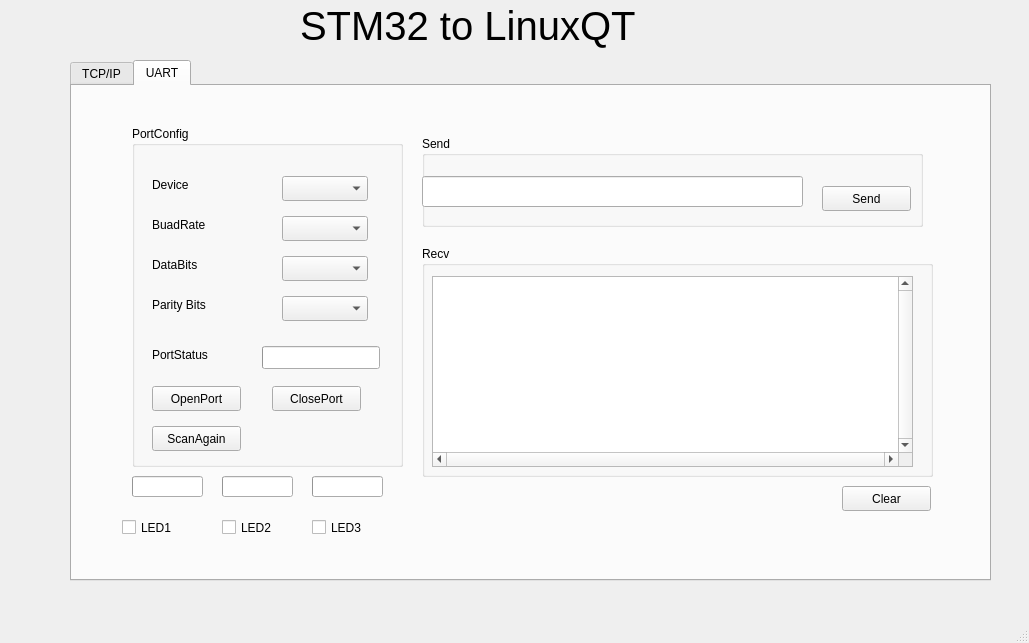
<?xml version="1.0" encoding="UTF-8"?>
<ui version="4.0">
 <class>MainWindow</class>
 <widget class="QMainWindow" name="MainWindow">
  <property name="geometry">
   <rect>
    <x>0</x>
    <y>0</y>
    <width>1029</width>
    <height>643</height>
   </rect>
  </property>
  <property name="windowTitle">
   <string>MainWindow</string>
  </property>
  <widget class="QWidget" name="centralwidget">
   <widget class="QLabel" name="label">
    <property name="geometry">
     <rect>
      <x>300</x>
      <y>0</y>
      <width>341</width>
      <height>51</height>
     </rect>
    </property>
    <property name="font">
     <font>
      <pointsize>30</pointsize>
     </font>
    </property>
    <property name="text">
     <string>STM32 to LinuxQT</string>
    </property>
   </widget>
   <widget class="QTabWidget" name="tabWidget">
    <property name="geometry">
     <rect>
      <x>70</x>
      <y>60</y>
      <width>921</width>
      <height>521</height>
     </rect>
    </property>
    <property name="currentIndex">
     <number>1</number>
    </property>
    <widget class="QWidget" name="tab">
     <attribute name="title">
      <string>TCP/IP</string>
     </attribute>
     <widget class="QDial" name="dial_servo">
      <property name="geometry">
       <rect>
        <x>60</x>
        <y>90</y>
        <width>81</width>
        <height>111</height>
       </rect>
      </property>
      <property name="notchesVisible">
       <bool>true</bool>
      </property>
     </widget>
     <widget class="QTextEdit" name="textEdit_rxdata">
      <property name="geometry">
       <rect>
        <x>60</x>
        <y>300</y>
        <width>451</width>
        <height>161</height>
       </rect>
      </property>
      <property name="verticalScrollBarPolicy">
       <enum>Qt::ScrollBarAlwaysOn</enum>
      </property>
     </widget>
     <widget class="QLCDNumber" name="lcdNumber_servo">
      <property name="geometry">
       <rect>
        <x>150</x>
        <y>140</y>
        <width>64</width>
        <height>23</height>
       </rect>
      </property>
     </widget>
     <widget class="QLabel" name="label_7">
      <property name="geometry">
       <rect>
        <x>80</x>
        <y>210</y>
        <width>67</width>
        <height>17</height>
       </rect>
      </property>
      <property name="text">
       <string>send data</string>
      </property>
     </widget>
     <widget class="QPushButton" name="pushButton_send">
      <property name="geometry">
       <rect>
        <x>430</x>
        <y>240</y>
        <width>89</width>
        <height>25</height>
       </rect>
      </property>
      <property name="text">
       <string>send</string>
      </property>
     </widget>
     <widget class="QLabel" name="label_4">
      <property name="geometry">
       <rect>
        <x>360</x>
        <y>80</y>
        <width>121</width>
        <height>21</height>
       </rect>
      </property>
      <property name="text">
       <string>DHT11 주기 조정</string>
      </property>
     </widget>
     <widget class="QSpinBox" name="spinBox_DHT11">
      <property name="geometry">
       <rect>
        <x>370</x>
        <y>50</y>
        <width>44</width>
        <height>26</height>
       </rect>
      </property>
      <property name="minimum">
       <number>1</number>
      </property>
      <property name="maximum">
       <number>10</number>
      </property>
     </widget>
     <widget class="QLabel" name="label_2">
      <property name="geometry">
       <rect>
        <x>140</x>
        <y>80</y>
        <width>67</width>
        <height>17</height>
       </rect>
      </property>
      <property name="text">
       <string>현재온도</string>
      </property>
     </widget>
     <widget class="QLCDNumber" name="lcdNumber_led">
      <property name="geometry">
       <rect>
        <x>350</x>
        <y>130</y>
        <width>64</width>
        <height>23</height>
       </rect>
      </property>
     </widget>
     <widget class="QLCDNumber" name="lcdNumber_temp">
      <property name="geometry">
       <rect>
        <x>140</x>
        <y>20</y>
        <width>61</width>
        <height>51</height>
       </rect>
      </property>
      <property name="font">
       <font>
        <pointsize>20</pointsize>
       </font>
      </property>
      <property name="digitCount">
       <number>3</number>
      </property>
     </widget>
     <widget class="QLCDNumber" name="lcdNumber_wet">
      <property name="geometry">
       <rect>
        <x>260</x>
        <y>20</y>
        <width>61</width>
        <height>51</height>
       </rect>
      </property>
      <property name="font">
       <font>
        <pointsize>20</pointsize>
       </font>
      </property>
      <property name="digitCount">
       <number>3</number>
      </property>
     </widget>
     <widget class="QLabel" name="label_8">
      <property name="geometry">
       <rect>
        <x>70</x>
        <y>270</y>
        <width>111</width>
        <height>17</height>
       </rect>
      </property>
      <property name="text">
       <string>STM32 rxData</string>
      </property>
     </widget>
     <widget class="QLabel" name="label_5">
      <property name="geometry">
       <rect>
        <x>140</x>
        <y>170</y>
        <width>101</width>
        <height>16</height>
       </rect>
      </property>
      <property name="text">
       <string>서보모터 PWM</string>
      </property>
     </widget>
     <widget class="QLineEdit" name="lineEdit_send">
      <property name="geometry">
       <rect>
        <x>70</x>
        <y>240</y>
        <width>341</width>
        <height>21</height>
       </rect>
      </property>
      <property name="text">
       <string/>
      </property>
     </widget>
     <widget class="QLabel" name="label_3">
      <property name="geometry">
       <rect>
        <x>260</x>
        <y>80</y>
        <width>67</width>
        <height>17</height>
       </rect>
      </property>
      <property name="text">
       <string>현재습도</string>
      </property>
     </widget>
     <widget class="QPushButton" name="pushButton_clear">
      <property name="geometry">
       <rect>
        <x>440</x>
        <y>150</y>
        <width>89</width>
        <height>25</height>
       </rect>
      </property>
      <property name="text">
       <string>Clear</string>
      </property>
     </widget>
     <widget class="QDial" name="dial_led">
      <property name="geometry">
       <rect>
        <x>250</x>
        <y>80</y>
        <width>81</width>
        <height>111</height>
       </rect>
      </property>
      <property name="notchesVisible">
       <bool>true</bool>
      </property>
     </widget>
     <widget class="QLabel" name="label_6">
      <property name="geometry">
       <rect>
        <x>350</x>
        <y>160</y>
        <width>67</width>
        <height>17</height>
       </rect>
      </property>
      <property name="text">
       <string>LED PWM</string>
      </property>
     </widget>
     <widget class="QCustomPlot" name="plot" native="true">
      <property name="geometry">
       <rect>
        <x>560</x>
        <y>70</y>
        <width>331</width>
        <height>381</height>
       </rect>
      </property>
     </widget>
    </widget>
    <widget class="QWidget" name="tab_2">
     <attribute name="title">
      <string>UART</string>
     </attribute>
     <widget class="QGroupBox" name="groupBox">
      <property name="geometry">
       <rect>
        <x>60</x>
        <y>40</y>
        <width>271</width>
        <height>341</height>
       </rect>
      </property>
      <property name="title">
       <string>PortConfig</string>
      </property>
      <widget class="QLabel" name="label_9">
       <property name="geometry">
        <rect>
         <x>20</x>
         <y>50</y>
         <width>67</width>
         <height>17</height>
        </rect>
       </property>
       <property name="text">
        <string>Device</string>
       </property>
      </widget>
      <widget class="QLabel" name="label_10">
       <property name="geometry">
        <rect>
         <x>20</x>
         <y>90</y>
         <width>67</width>
         <height>17</height>
        </rect>
       </property>
       <property name="text">
        <string>BuadRate</string>
       </property>
      </widget>
      <widget class="QLabel" name="label_11">
       <property name="geometry">
        <rect>
         <x>20</x>
         <y>130</y>
         <width>67</width>
         <height>17</height>
        </rect>
       </property>
       <property name="text">
        <string>DataBits</string>
       </property>
      </widget>
      <widget class="QLabel" name="label_12">
       <property name="geometry">
        <rect>
         <x>20</x>
         <y>170</y>
         <width>67</width>
         <height>17</height>
        </rect>
       </property>
       <property name="text">
        <string>Parity Bits</string>
       </property>
      </widget>
      <widget class="QComboBox" name="comboBox_Device">
       <property name="geometry">
        <rect>
         <x>150</x>
         <y>50</y>
         <width>86</width>
         <height>25</height>
        </rect>
       </property>
      </widget>
      <widget class="QComboBox" name="comboBox_BuadRate">
       <property name="geometry">
        <rect>
         <x>150</x>
         <y>90</y>
         <width>86</width>
         <height>25</height>
        </rect>
       </property>
      </widget>
      <widget class="QComboBox" name="comboBox_DataBits">
       <property name="geometry">
        <rect>
         <x>150</x>
         <y>130</y>
         <width>86</width>
         <height>25</height>
        </rect>
       </property>
      </widget>
      <widget class="QComboBox" name="comboBox_ParityBits">
       <property name="geometry">
        <rect>
         <x>150</x>
         <y>170</y>
         <width>86</width>
         <height>25</height>
        </rect>
       </property>
      </widget>
      <widget class="QPushButton" name="pushButton_OpenPort">
       <property name="geometry">
        <rect>
         <x>20</x>
         <y>260</y>
         <width>89</width>
         <height>25</height>
        </rect>
       </property>
       <property name="text">
        <string>OpenPort</string>
       </property>
      </widget>
      <widget class="QPushButton" name="pushButton_ClosePort">
       <property name="geometry">
        <rect>
         <x>140</x>
         <y>260</y>
         <width>89</width>
         <height>25</height>
        </rect>
       </property>
       <property name="text">
        <string>ClosePort</string>
       </property>
      </widget>
      <widget class="QLabel" name="label_13">
       <property name="geometry">
        <rect>
         <x>20</x>
         <y>220</y>
         <width>81</width>
         <height>17</height>
        </rect>
       </property>
       <property name="text">
        <string>PortStatus</string>
       </property>
      </widget>
      <widget class="QProgressBar" name="progressBar">
       <property name="geometry">
        <rect>
         <x>130</x>
         <y>220</y>
         <width>118</width>
         <height>23</height>
        </rect>
       </property>
       <property name="value">
        <number>0</number>
       </property>
       <property name="textVisible">
        <bool>false</bool>
       </property>
      </widget>
      <widget class="QPushButton" name="pushButton_ScanAgain">
       <property name="geometry">
        <rect>
         <x>20</x>
         <y>300</y>
         <width>89</width>
         <height>25</height>
        </rect>
       </property>
       <property name="text">
        <string>ScanAgain</string>
       </property>
      </widget>
     </widget>
     <widget class="QGroupBox" name="groupBox_2">
      <property name="geometry">
       <rect>
        <x>350</x>
        <y>50</y>
        <width>501</width>
        <height>91</height>
       </rect>
      </property>
      <property name="title">
       <string>Send</string>
      </property>
      <widget class="QLineEdit" name="lineEdit_SendUart">
       <property name="geometry">
        <rect>
         <x>0</x>
         <y>40</y>
         <width>381</width>
         <height>31</height>
        </rect>
       </property>
      </widget>
      <widget class="QPushButton" name="pushButton_SendUart">
       <property name="geometry">
        <rect>
         <x>400</x>
         <y>50</y>
         <width>89</width>
         <height>25</height>
        </rect>
       </property>
       <property name="text">
        <string>Send</string>
       </property>
      </widget>
     </widget>
     <widget class="QGroupBox" name="groupBox_3">
      <property name="geometry">
       <rect>
        <x>350</x>
        <y>160</y>
        <width>511</width>
        <height>231</height>
       </rect>
      </property>
      <property name="title">
       <string>Recv</string>
      </property>
      <widget class="QTextEdit" name="textEdit_RecvUart">
       <property name="geometry">
        <rect>
         <x>10</x>
         <y>30</y>
         <width>481</width>
         <height>191</height>
        </rect>
       </property>
       <property name="verticalScrollBarPolicy">
        <enum>Qt::ScrollBarAlwaysOn</enum>
       </property>
       <property name="horizontalScrollBarPolicy">
        <enum>Qt::ScrollBarAlwaysOn</enum>
       </property>
      </widget>
     </widget>
     <widget class="QPushButton" name="pushButton_Clear">
      <property name="geometry">
       <rect>
        <x>770</x>
        <y>400</y>
        <width>89</width>
        <height>25</height>
       </rect>
      </property>
      <property name="text">
       <string>Clear</string>
      </property>
     </widget>
     <widget class="QProgressBar" name="progressBar_LED1">
      <property name="geometry">
       <rect>
        <x>60</x>
        <y>390</y>
        <width>71</width>
        <height>21</height>
       </rect>
      </property>
      <property name="value">
       <number>0</number>
      </property>
      <property name="textVisible">
       <bool>false</bool>
      </property>
     </widget>
     <widget class="QProgressBar" name="progressBar_LED2">
      <property name="geometry">
       <rect>
        <x>150</x>
        <y>390</y>
        <width>71</width>
        <height>21</height>
       </rect>
      </property>
      <property name="value">
       <number>0</number>
      </property>
      <property name="textVisible">
       <bool>false</bool>
      </property>
     </widget>
     <widget class="QProgressBar" name="progressBar_LED3">
      <property name="geometry">
       <rect>
        <x>240</x>
        <y>390</y>
        <width>71</width>
        <height>21</height>
       </rect>
      </property>
      <property name="value">
       <number>0</number>
      </property>
      <property name="textVisible">
       <bool>false</bool>
      </property>
     </widget>
     <widget class="QCheckBox" name="checkBox_LED1">
      <property name="geometry">
       <rect>
        <x>50</x>
        <y>430</y>
        <width>92</width>
        <height>23</height>
       </rect>
      </property>
      <property name="text">
       <string>LED1</string>
      </property>
     </widget>
     <widget class="QCheckBox" name="checkBox_LED2">
      <property name="geometry">
       <rect>
        <x>150</x>
        <y>430</y>
        <width>92</width>
        <height>23</height>
       </rect>
      </property>
      <property name="text">
       <string>LED2</string>
      </property>
     </widget>
     <widget class="QCheckBox" name="checkBox_LED3">
      <property name="geometry">
       <rect>
        <x>240</x>
        <y>430</y>
        <width>92</width>
        <height>23</height>
       </rect>
      </property>
      <property name="text">
       <string>LED3</string>
      </property>
     </widget>
    </widget>
   </widget>
  </widget>
  <widget class="QMenuBar" name="menubar">
   <property name="geometry">
    <rect>
     <x>0</x>
     <y>0</y>
     <width>1029</width>
     <height>22</height>
    </rect>
   </property>
  </widget>
  <widget class="QStatusBar" name="statusbar"/>
 </widget>
 <customwidgets>
  <customwidget>
   <class>QCustomPlot</class>
   <extends>QWidget</extends>
   <header>qcustomplot.h</header>
   <container>1</container>
  </customwidget>
 </customwidgets>
 <resources/>
 <connections/>
</ui>
